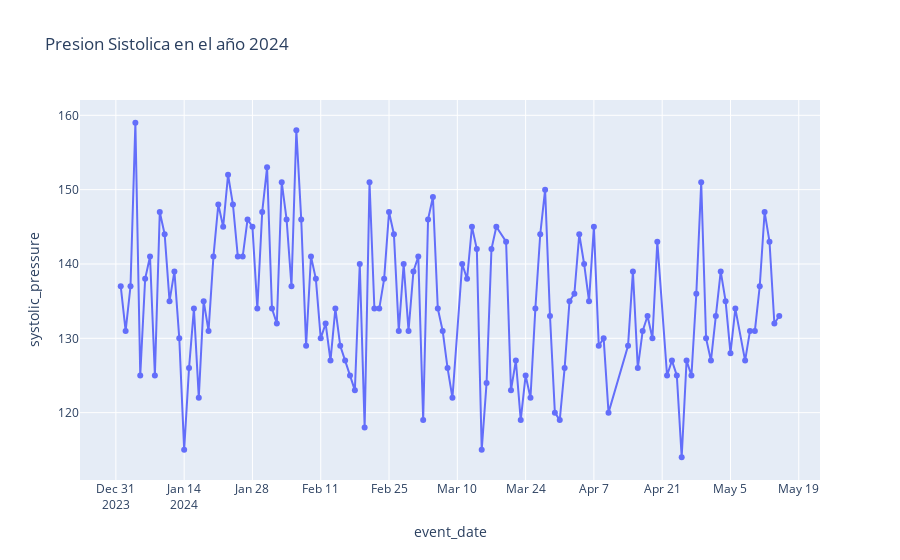

The cell this chart's notebook holds for it:
### Code cell
plot_data(medical_records_df, "event_date", "systolic_pressure", "presion sistolica")

### Figure 1 — Plotly figure (JSON) as saved in the notebook; plotly's stock layout.template omitted (floating-point values rounded to 4 significant figures; data arrays with more than 128 entries replaced by an {"elided": "..."} marker saying what was removed)
{"data": [{"hovertemplate": "event_date=%{x}<br>systolic_pressure=%{y}<extra></extra>", "legendgroup": "", "line": {"color": "#636efa", "dash": "solid"}, "marker": {"symbol": "circle"}, "mode": "lines+markers", "name": "", "orientation": "v", "showlegend": false, "type": "scatter", "x": {"elided": "129 str values"}, "xaxis": "x", "y": {"elided": "129 int values"}, "yaxis": "y"}], "layout": {"legend": {"tracegroupgap": 0}, "title": {"text": "Presion Sistolica en el año 2024"}, "xaxis": {"anchor": "y", "domain": [0, 1], "title": {"text": "event_date"}}, "yaxis": {"anchor": "x", "domain": [0, 1], "title": {"text": "systolic_pressure"}}}}
